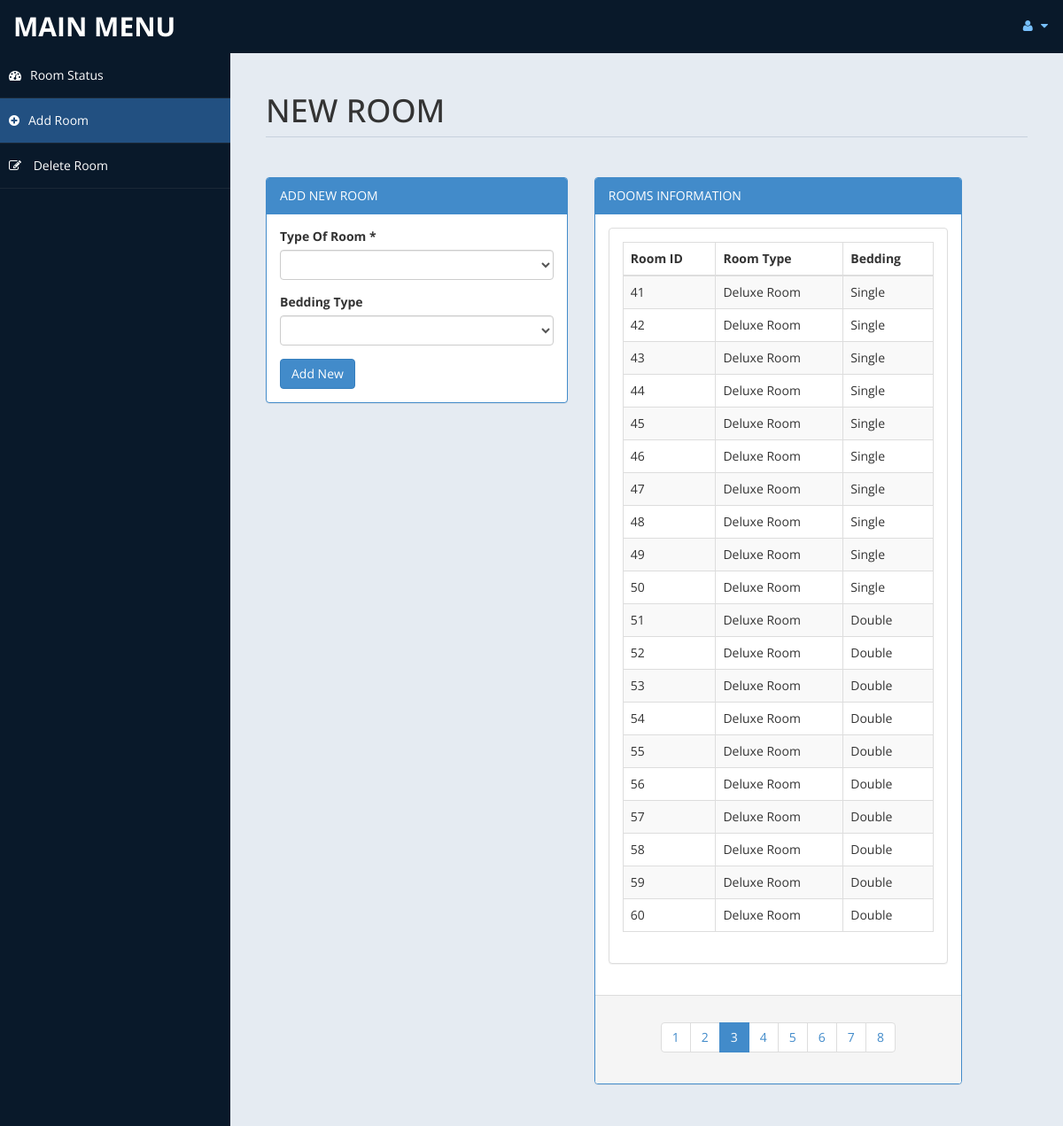
Page /admin/room.php?page=3 (signed in) on the committed database.
### tables this page shows
CREATE TABLE IF NOT EXISTS `room` (
`id` int(10) unsigned NOT NULL,
  `type` varchar(15) DEFAULT NULL,
  `bedding` varchar(10) DEFAULT NULL,
  `place` varchar(10) DEFAULT NULL,
  `cusid` int(11) DEFAULT NULL
);

### admin/room.php (the view, shortened to what this page needs)
<?php
include('db.php');
$records_per_page = 20;
$page = isset($_GET['page']) ? (int)$_GET['page'] : 1;
$start_from = ($page - 1) * $records_per_page;
$sql = "SELECT * FROM room LIMIT $start_from, $records_per_page";
$re = mysqli_query($con, $sql);
$query = "SELECT COUNT(*) AS total_rows FROM room";
$result = mysqli_query($con, $query);
$row = mysqli_fetch_assoc($result);
$total_pages = ceil($row["total_rows"] / $records_per_page);
?>
<!DOCTYPE html>
<html xmlns="http://www.w3.org/1999/xhtml">
<head>
    <link href="assets/css/bootstrap.css" rel="stylesheet" />
    <link href="assets/css/font-awesome.css" rel="stylesheet" />
    <link href="assets/css/custom-styles.css" rel="stylesheet" />
</head>
<body>
    <div id="wrapper">
        <nav class="navbar navbar-default top-navbar" role="navigation">
            <div class="navbar-header">
                <a class="navbar-brand" href="home.php">MAIN MENU</a>
            </div>
            <ul class="nav navbar-top-links navbar-right">
                <li class="dropdown">
                    <a class="dropdown-toggle" data-toggle="dropdown" href="#" aria-expanded="false">
                        <i class="fa fa-user fa-fw"></i> <i class="fa fa-caret-down"></i>
                    </a>
                </li>
            </ul>
        </nav>
        <nav class="navbar-default navbar-side" role="navigation">
            <div class="sidebar-collapse">
                <ul class="nav" id="main-menu">
                    <li>
                        <a href="settings.php"><i class="fa fa-dashboard"></i>Room Status</a>
                    </li>
                    <li>
                        <a class="active-menu" href="room.php"><i class="fa fa-plus-circle"></i>Add Room</a>
                    </li>
                    <li>
                        <a href="roomdel.php"><i class="fa fa-pencil-square-o"></i> Delete Room</a>
                    </li>
                </ul>
            </div>
        </nav>
        <div id="page-wrapper">
            <div id="page-inner">
                <div class="row">
                    <div class="col-md-12">
                        <h1 class="page-header">NEW ROOM <small></small></h1>
                    </div>
                </div>
                <div class="row">
                    <div class="col-md-5 col-sm-5">
                        <div class="panel panel-primary">
                            <div class="panel-heading">ADD NEW ROOM</div>
                            <div class="panel-body">
                                <form name="form" method="post">
                                    <div class="form-group">
                                        <label>Type Of Room *</label>
                                        <select name="troom" class="form-control" required>
                                            <option value selected></option>
                                            <option value="VIP Room">VIP ROOM</option>
                                        </select>
                                    </div>
                                    <div class="form-group">
                                        <label>Bedding Type</label>
                                        <select name="bed" class="form-control" required>
                                            <option value selected></option>
                                            <option value="Single">Single</option>
                                        </select>
                                    </div>
                                    <input type="submit" name="add" value="Add New" class="btn btn-primary">
                                </form>
                            </div>
                        </div>
                    </div>
                    <div class="col-md-6 col-sm-6">
                        <div class="panel panel-primary">
                            <div class="panel-heading">ROOMS INFORMATION</div>
                            <div class="panel-body">
                                <div class="panel panel-default">
                                    <div class="panel-body">
                                        <div class="table-responsive">
                                            <table class="table table-striped table-bordered table-hover" id="dataTables-example">
                                                <thead>
                                                    <tr>
                                                        <th>Room ID</th>
                                                        <th>Room Type</th>
                                                        <th>Bedding</th>
                                                    </tr>
                                                </thead>
                                                <tbody>
                                                    <?php
                                                    while($row = mysqli_fetch_array($re)) {
                                                        $id = $row['id'];
                                                        if($id % 2 == 0) {
                                                            echo "<tr class='odd gradeX'>
                                                                    <td>".$row['id']."</td>
                                                                    <td>".$row['type']."</td>
                                                                    <td>".$row['bedding']."</td>
                                                                </tr>";
                                                        } else {
                                                            echo "<tr class='even gradeC'>
                                                                    <td>".$row['id']."</td>
                                                                    <td>".$row['type']."</td>
                                                                    <td>".$row['bedding']."</td>
                                                                </tr>";
                                                        }
                                                    }
                                                    ?>
                                                </tbody>
                                            </table>
                                        </div>
                                    </div>
                                </div>
                            </div>
                            <div class="panel-footer">
                                <div class="text-center">
                                    <ul class="pagination">
                                        <?php
                                        for ($i = 1; $i <= $total_pages; $i++) {
                                            if ($i == $page) {
                                                echo '<li class="active"><a href="#">' . $i . '</a></li>';
                                            } else {
                                                echo '<li><a href="?page=' . $i . '">' . $i . '</a></li>';
                                            }
                                        }
                                        ?>
                                    </ul>
                                </div>
                            </div>
                        </div>
                    </div>
                </div>
            </div>
        </div>
    </div>
</body>
</html>

### admin/assets/css/custom-styles.css (style rules this page uses)
body { font-family: 'Open Sans', sans-serif; }
#wrapper { width: 100%; background:#09192A; }
#page-wrapper { padding: 15px 15px; min-height: 600px; background:#E5EBF2; }
#page-inner { width:100%; margin:10px 20px 10px 0px; background-color:transparent; padding:10px; min-height:1200px; }
.text-center { text-align:center; }
h1, .h1, h2, .h2, h3, .h3 { margin-top: 7px; margin-bottom: -5px; }
.page-header { padding-bottom: 9px; margin: 10px 0 45px; border-bottom: 1px solid #C7D1DD; }
.top-navbar { margin:0px; }
.top-navbar .navbar-brand { color: #fff; width: 260px; text-align: left; height: 60px; font-size: 30px; font-weight: 700; text-transform: uppercase; line-height: 30px; }
.top-navbar .nav > li { position: relative; display: inline-block; }
.top-navbar .nav > li > a { position: relative; display: block; padding: 19px 15px; color: #77C0FD; }
.active-menu { background-color:#225081!important; }
.sidebar-collapse , .sidebar-collapse .nav { background:none; }
.sidebar-collapse .nav { padding:0; }
.sidebar-collapse .nav > li > a { color:#fff; background:transparent; text-shadow:none; }
.sidebar-collapse > .nav > li > a { padding:15px 10px; }
.sidebar-collapse > .nav > li { border-bottom: 1px solid rgba(107, 108, 109, 0.19); }
.navbar-side { border:none; background-color: transparent; }
.top-navbar { background:#09192A; border-bottom:none; }
.top-navbar .nav > li > a > i { margin-right: 2px; }
.navbar-default { border:0px solid black; }
.navbar-header { background: #09192A; }
.nav > li > a > i { margin-right:10px; }
@media (min-width:768px) { #page-wrapper { margin: 0 0 0 260px; padding: 15px 30px; min-height: 1200px; } }
@media (min-width:768px) { .navbar-side { z-index: 1; position: absolute; width: 260px; } }
@media (min-width:768px) { .navbar { border-radius: 0px; } }

### rows in the picture
room: id "41", type "Deluxe Room", bedding "Single"
room: id "42", type "Deluxe Room", bedding "Single"
room: id "43", type "Deluxe Room", bedding "Single"
room: id "44", type "Deluxe Room", bedding "Single"
room: id "45", type "Deluxe Room", bedding "Single"
room: id "46", type "Deluxe Room", bedding "Single"
room: id "47", type "Deluxe Room", bedding "Single"
room: id "48", type "Deluxe Room", bedding "Single"
room: id "49", type "Deluxe Room", bedding "Single"
room: id "50", type "Deluxe Room", bedding "Single"
room: id "51", type "Deluxe Room", bedding "Double"
room: id "52", type "Deluxe Room", bedding "Double"
room: id "53", type "Deluxe Room", bedding "Double"
room: id "54", type "Deluxe Room", bedding "Double"
room: id "55", type "Deluxe Room", bedding "Double"
room: id "56", type "Deluxe Room", bedding "Double"
room: id "57", type "Deluxe Room", bedding "Double"
room: id "58", type "Deluxe Room", bedding "Double"
room: id "59", type "Deluxe Room", bedding "Double"
room: id "60", type "Deluxe Room", bedding "Double"
